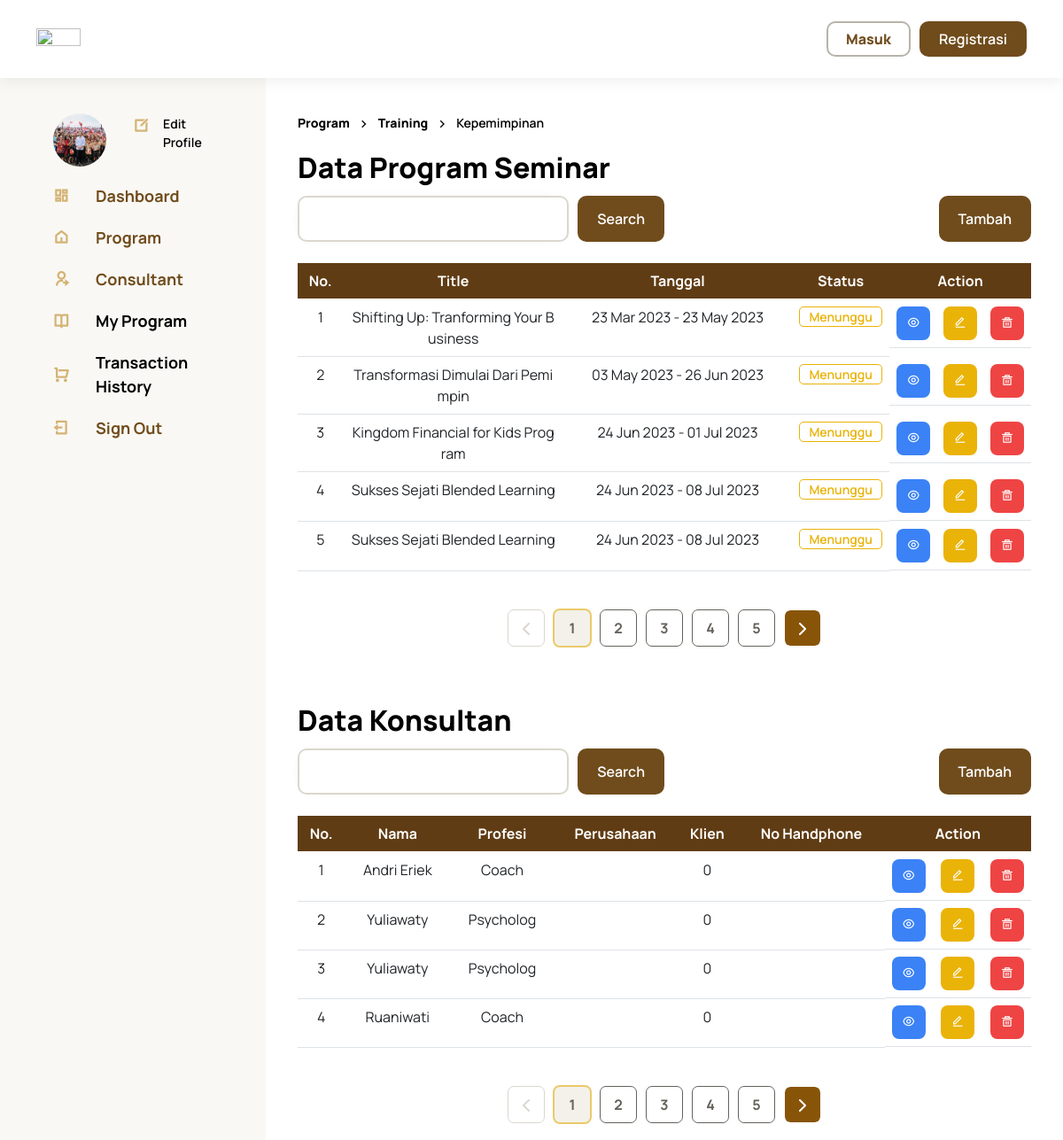
Screenshot of /index.php/admin with the database file from the repository.
### tables this page shows
CREATE TABLE `program` (
  `id` int(8) NOT NULL,
  `name` varchar(50) NOT NULL,
  `tag` varchar(255) DEFAULT NULL,
  `type` varchar(50) NOT NULL,
  `descProgram` text NOT NULL,
  `priceMin` int(20) NOT NULL,
  `priceMax` int(20) NOT NULL,
  `dateStart` date NOT NULL,
  `dateEnd` date NOT NULL,
  `time_start` time DEFAULT NULL,
  `time_end` time DEFAULT NULL,
  `mode` enum('online','hybrid','offline') DEFAULT NULL,
  `url` varchar(100) DEFAULT NULL,
  `lokasi` varchar(100) DEFAULT NULL,
  `alamat` varchar(100) DEFAULT NULL,
  `kota` varchar(100) DEFAULT NULL,
  `photo` varchar(255) NOT NULL,
  `kuota` int(20) DEFAULT NULL
);

CREATE TABLE `consultant` (
  `id` int(8) NOT NULL,
  `name` varchar(20) NOT NULL,
  `profesi` varchar(20) NOT NULL,
  `photo` varchar(225) NOT NULL,
  `alamat` text NOT NULL,
  `email` varchar(100) NOT NULL,
  `no_handphone` varchar(12) NOT NULL,
  `perusahaan` varchar(100) NOT NULL,
  `akun_media` varchar(100) NOT NULL,
  `jumlah_client` int(11) NOT NULL,
  `spesialisasi` varchar(50) NOT NULL
);

### application/controllers/Admin.php (called while the page is built, shortened)
<?php
class Admin extends CI_Controller
{
    public function __construct()
    {
        $this->load->library('form_validation');
    }
    public function index()
    {
        if ($this->input->get('search')) {
            $this->db->like('name', $this->input->get('search'));
            $query = $this->db->get('program');
            $dataProgram = $query->result();
        } else {
            $this->load->model("ProgramModel");
            $dataProgram = $this->ProgramModel->getProgram();
        }
        $this->load->model("ConsultantModel");
        $dataConsultant = $this->ConsultantModel->getConsultant();
        $data = [
            'consultant' => $dataConsultant,
            'program' => $dataProgram,
            'page_title' => 'Dashboard',
            'user' => $this->db->get_where('users', ['email' =>
            $this->session->userdata('email')])->row_array(),
        ];
        $this->load->view('main/admin/index', $data);
    }
}

### index.php (called while the page is built, shortened)
<?php
require_once BASEPATH.'core/CodeIgniter.php';

### application/models/ProgramModel.php (called while the page is built, shortened)
<?php
class ProgramModel extends CI_MOdel
{
    public function getProgram()
    {
        $query = $this->db->get('program');
        return $query->result();
    }
}

### application/models/ConsultantModel.php (called while the page is built, shortened)
<?php
class ConsultantModel extends CI_MOdel
{
    public function getConsultant()
    {
        $query = $this->db->get('consultant');
        return $query->result();
    }
}

### application/views/main/admin/index.php (the view, shortened to what this page needs)
<!DOCTYPE html>
<html lang="en">
<head>
    <link rel="stylesheet" href="<?php echo base_url('assets/css/home.css'); ?>">
    <link rel="stylesheet" href="<?php echo base_url('assets/css/_partials/sidebar.css'); ?>">
    <link rel="stylesheet" href="<?php echo base_url('assets/css/admin/home.css'); ?>">
    <link rel="stylesheet" href="<?php echo base_url('assets/css/admin/dashboard.css'); ?>">
</head>
<body>
    <div class="container-fluid">
        <div class="row ">
            <div class="col-3 user-box ">
            </div>
            <div class="col">
                <div class="container container-consultant">
                    <div class="route d-flex gap-2">
                        <p><strong>Program</strong></p>
                        <i class="ri-arrow-right-s-line"></i>
                        <p><strong>Training</strong></p>
                        <i class="ri-arrow-right-s-line"></i>
                        <p>Kepemimpinan</p>
                    </div>
                    <h4>Data Program Seminar</h3>
                        <form action="<?= base_url() . '/admin/index' ?>" method="GET">
                            <div class="d-flex justify-content-between">
                                <div class="search-bar col-6">
                                    <input type="text" name="search" class="log-input">
                                    <button class="log-primary-button">Search</button>
                                </div>
                                <a href="<?php echo site_url('admin/tambah') ?>" class="log-primary-button text-center">
                                    Tambah
                                </a>
                            </div>
                        </form>
                        <div>
                            <table class="table my-4">
                                <thead class="table-head">
                                    <tr>
                                        <th>No.</th>
                                        <th style="width: 30%;">Title</th>
                                        <th>Tanggal</th>
                                        <th>Status</th>
                                        <th>Action</th>
                                    </tr>
                                </thead>
                                <tbody>
                                    <?php $no = 1;
                                    foreach ($program as $item) : ?>
                                        <tr>
                                            <td><?php echo $no++ ?></td>
                                            <td><?php echo $item->name ?></td>
                                            <td><?php echo date('d M Y', strtotime($item->dateStart)) . " - " . date('d M Y', strtotime($item->dateEnd)) ?>
                                            </td>
                                            <td>
                                                <p class="menunggu">Menunggu</p>
                                            </td>
                                            <td class="d-flex justify-content-between">
                                                <a href="<?php echo site_url('admin/edit') ?>">
                                                    <button class="edit">
                                                        <i class="ri-eye-line"></i>
                                                    </button>
                                                </a>
                                                <a href="<?php echo site_url('admin/edit/' . $item->id) ?>">
                                                    <button class="warning">
                                                        <i class="ri-edit-line"></i>
                                                    </button>
                                                </a>
                                                <a href="<?php echo site_url('admin/delete_row/' . $item->id) ?>">
                                                    <button class="delete">
                                                        <i class="ri-delete-bin-5-line"></i>
                                                    </button>
                                                </a>
                                            </td>
                                        </tr>
                                    <?php endforeach; ?>
                                </tbody>
                            </table>
                        </div>
                </div>
                <div class="container container-consultant">
                    <h4>Data Konsultan</h3>
                        <div class="d-flex justify-content-between">
                            <div class="search-bar col-6">
                                <input type="text" class="log-input">
                                <button class="log-primary-button">Search</button>
                            </div>
                            <a href="<?php echo site_url('admin/add_consultant') ?>" class="log-primary-button text-center">
                                Tambah
                            </a>
                        </div>
                        <div>
                            <table class="table my-4">
                                <thead class="table-head">
                                    <tr>
                                        <th scope="col">No.</th>
                                        <th scope="col">Nama</th>
                                        <th scope="col">Profesi</th>
                                        <th scope="col">Perusahaan</th>
                                        <th scope="col">Klien</th>
                                        <th scope="col">No Handphone</th>
                                        <th scope="col-6">Action</th>
                                    </tr>
                                </thead>
                                <tbody>
                                    <?php $no = 1;
                                    foreach ($consultant as $item) : ?>
                                        <tr>
                                            <td><?php echo $no++ ?></td>
                                            <td><?php echo $item->name ?></td>
                                            <td><?php echo $item->profesi ?></td>
                                            <td><?php echo $item->perusahaan ?></td>
                                            <td><?php echo $item->jumlah_client ?></td>
                                            <td><?php echo $item->no_handphone ?></td>
                                            <td class="d-flex justify-content-between">
                                                <a href="<?php echo site_url('admin/edit') ?>">
                                                    <button class="edit">
                                                        <i class="ri-eye-line"></i>
                                                    </button>
                                                </a>
                                                <a href="<?php echo site_url('admin/edit_consultant/' . $item->id) ?>">
                                                    <button class="warning">
                                                        <i class="ri-edit-line"></i>
                                                    </button>
                                                </a>
                                                <a href="<?php echo site_url('admin/delete_consultant/' . $item->id); ?>">
                                                    <button class="delete">
                                                        <i class="ri-delete-bin-5-line"></i>
                                                    </button>
                                                </a>
                                            </td>
                                        </tr>
                                    <?php endforeach; ?>
                                </tbody>
                            </table>
                        </div>
                </div>
            </div>
        </div>
</html>

### rows the page displays
program: name "Shifting Up: Tranforming Your Business", dateStart "23 Mar 2023", dateEnd "23 May 2023"
program: name "Transformasi Dimulai Dari Pemimpin", dateStart "03 May 2023", dateEnd "26 Jun 2023"
program: name "Kingdom Financial for Kids Program", dateStart "24 Jun 2023", dateEnd "01 Jul 2023"
program: name "Sukses Sejati Blended Learning", dateStart "24 Jun 2023", dateEnd "08 Jul 2023"
program: name "Sukses Sejati Blended Learning", dateStart "24 Jun 2023", dateEnd "08 Jul 2023"
consultant: name "Andri Eriek", profesi "Coach", jumlah_client "0"
consultant: name "Yuliawaty", profesi "Psycholog", jumlah_client "0"
consultant: name "Yuliawaty", profesi "Psycholog", jumlah_client "0"
consultant: name "Ruaniwati", profesi "Coach", jumlah_client "0"
